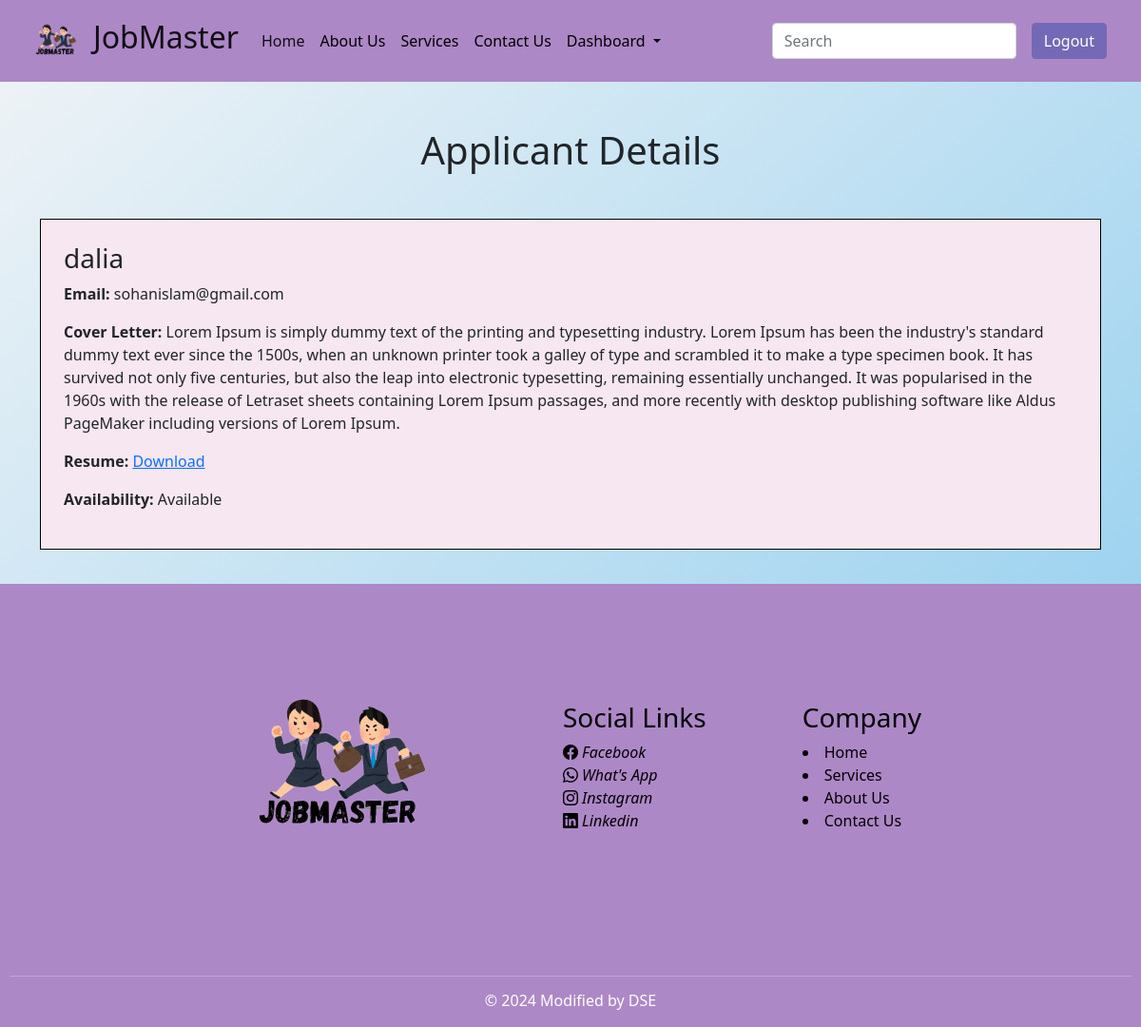
The app's page /apply/applicant/12/ (signed in) with its own data.
### apply/models.py (models this page shows, shortened)
class Apply(models.Model):
    applicants = models.ForeignKey(User, on_delete=models.CASCADE)
    job = models.ForeignKey(JobDetails, on_delete=models.CASCADE)
    resume = models.FileField(upload_to='apply/media/uploads/', validators=[validate_file_extension])
    cover_letter = models.TextField()
    availability = models.BooleanField(default=True)

### apply/views.py (the view)
# urls.py: path('applicant/<int:apply_id>/', views.applicant_details, name='applicant_details'),
@login_required
def applicant_details(request, apply_id):
    applicant = get_object_or_404(Apply, pk=apply_id)
    return render(request, 'applicant_details.html', {'applicant': applicant})

### apply/templates/applicant_details.html (shortened to what this page needs)
{% extends "base.html" %}
{% load static %}
{% block content %}
<main>
<div class="container mt-5">
    <h1 class="text-center mb-5">Applicant Details</h1>
    <div class="row">
        <div class="col-md-12">
            <div class="applicant-details-box p-4" style="background-color: #f6e7f1;">
                <h3>{{ applicant.applicants.username }}</h3>
                <p><strong>Email:</strong> {{ applicant.applicants.email }}</p>
                <p><strong>Cover Letter:</strong> {{ applicant.cover_letter }}</p>
                <p><strong>Resume:</strong> <a href="{{ applicant.resume.url }}" target="_blank">Download</a></p>
                <p><strong>Availability:</strong> {{ applicant.availability|yesno:"Available,Not Available" }}</p>
            </div>
        </div>
    </div>
</div>
</main>
{% endblock %}

### static/style.css (style rules this page uses)
body, h1, h2, h3, p, ul, li { margin: 0; padding: 0; }
body { font-family: "Roboto Slab", serif; line-height: 1.6; color: #333; background-color: #c07ed6; margin: 0; padding: 0; }
main { flex: 1; min-height: 450px; }

### apply/templates/applicant_details.html (style rules this page uses)
.applicant-details-box { border: 1px solid black; padding: 20px; margin-bottom: 20px; }

### records on screen
Apply: applicants.username "dalia", applicants.email "sohanislam@gmail.com", cover_letter "Lorem Ipsum is simply dummy text of the printing and typesetting industry. Lorem Ipsum has been the industry's standard dummy text ever since the 1500s, when an unknown printer took a galley of type and scrambled it to make a type specimen book. It has survived not only five centuries, but also the leap into electronic typesetting, remaining essentially unchanged. It was popularised in the 1960s with the release of Letraset sheets containing Lorem Ipsum passages, and more recently with desktop publishing software like Aldus PageMaker including versions of Lorem Ipsum.", availability "Available"
